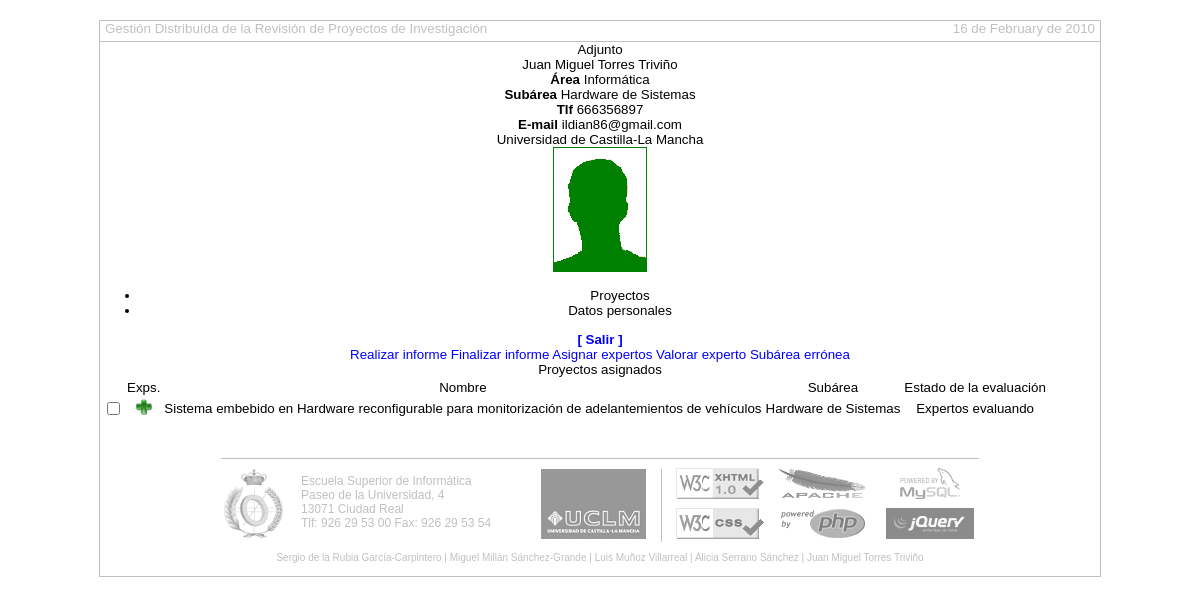
Screenshot of /Implementación/GDRPI/ (signed in) with the database file from the repository.
### tables this page shows
CREATE TABLE IF NOT EXISTS `users` (
  `id` int(8) NOT NULL,
  `type` enum('secretary','coordinator','attached','expert') NOT NULL DEFAULT 'expert',
  `email` tinytext NOT NULL,
  `password` varchar(40) NOT NULL,
  `pwsalt` varchar(4) NOT NULL,
  `name` tinytext NOT NULL,
  `surnames` tinytext NOT NULL,
  `phone` int(10) NOT NULL,
  `aid` int(10) NOT NULL DEFAULT '0' COMMENT 'area id',
  `institution` tinytext NOT NULL,
  `curriculum` tinytext NOT NULL,
  `keywords` tinytext NOT NULL,
  PRIMARY KEY (`id`)
);

CREATE TABLE IF NOT EXISTS `areas` (
  `id` int(10) NOT NULL AUTO_INCREMENT,
  `name` tinytext NOT NULL,
  PRIMARY KEY (`id`)
);

CREATE TABLE IF NOT EXISTS `subareas` (
  `id` int(10) NOT NULL,
  `aid` int(10) NOT NULL COMMENT 'area id',
  `uid` int(10) NOT NULL DEFAULT '0' COMMENT 'user id',
  `name` tinytext NOT NULL,
  PRIMARY KEY (`id`,`aid`)
);

CREATE TABLE IF NOT EXISTS `projects` (
  `id` int(10) NOT NULL,
  `pid` int(10) NOT NULL COMMENT 'packet id',
  `name` tinytext NOT NULL,
  `memory` text NOT NULL,
  `aid` int(10) NOT NULL COMMENT 'area id',
  `said` int(10) NOT NULL COMMENT 'subarea id',
  `state` enum('without_eval','experts_evaluating','evaluated_experts','evaluated_attached','validated_coordinator') NOT NULL,
  `invitation_time` int(10) NOT NULL,
  `eval_time` int(10) NOT NULL,
  `emid` int(10) NOT NULL COMMENT 'eval model id',
  `final_report` text NOT NULL,
  PRIMARY KEY (`id`,`pid`)
);

### Implementación/GDRPI/index.php (called while the page is built, shortened)
<?php
include 'settings.php';
include 'source/mysql.php';
include 'source/loginout.php';
include 'theme/main.php';
$_mysql = new MySQL();
$_uid = isset($_SESSION['uid']) ? $_SESSION['uid'] : null;
$_act = isset($_GET['act']) ? $_GET['act'] : null;
load_user();
$actionArray =
  array(
        'login' => array('s', 'loginout.php', 'login'),
        'logout' => array('s', 'loginout.php', 'logout'),
        'newmod' => array('t', 'evaluation_models.php', 'new_model'),
        'modmod' => array('t', 'evaluation_models.php', 'modify_model'),
        'savemod' => array('s', 'evaluation_models.php', 'save_model'),
        'delmod' => array('s', 'evaluation_models.php', 'delete_model'),
        'viewconv' => array('t', 'evaluation_models.php', 'view_convocatory'),
        'makerep' => array('t', 'evaluation_reports.php', 'make_report'),
        'saverep' => array('s', 'evaluation_reports.php', 'save_report'),
        'endrep' => array('s', 'evaluation_reports.php', 'end_report'),
        'viewrep' => array('t', 'evaluation_reports.php', 'view_report'),
        'proexp' => array('t', 'projects.php', 'projects_experts'),
        null => array('t', 'main.php', 'theme_view')
        );
call_user_func($actionArray[$_act][2]);
?>

### Implementación/GDRPI/settings.php (called while the page is built, shortened)
<?php
$_config['bd']['host'] = "localhost";
$_config['bd']['name'] = "gdrpi";
$_config['bd']['user'] = "root";
$_config['bd']['pass'] = "";
$_config['base_dir'] = "";
?>

### Implementación/GDRPI/source/mysql.php (called while the page is built, shortened)
<?php
class MySQL {
   private $link;
   public function __construct() {
     global $_config;
     $bd = $_config['bd'];
     $this->link = mysql_connect($bd['host'], $bd['user'], $bd['pass']);
   }
   public function rows($query) {
     $rows = array();
     $res = mysql_query($query, $this->link);
     if ($res) while ($row = mysql_fetch_assoc($res)) $rows[] = $row;
     return $rows;
   }
   public function row($query) {
     $row = array();
     $res = mysql_query($query, $this->link);
     if ($res) $row = mysql_fetch_assoc($res);
     return $row;
   }
   public function field($query) {
     list($field) = mysql_fetch_row(mysql_query($query, $this->link));
     return $field;
   }
}
?>

### Implementación/GDRPI/source/loginout.php (called while the page is built, shortened)
<?php
function load_user() {
  global $_uid, $_act, $_mysql, $_user;
  if (!$_user && $_act != "login") {
    $r = $_mysql->row("SELECT type, name, surnames, aid, phone, email, "
                      ."institution FROM users WHERE id=$_uid");
    $_user = $_SESSION['user'];
  }
}
?>

### Implementación/GDRPI/theme/users.php (the view, shortened to what this page needs)
<?php
function user_type() {
  global $_user;
  if (!isset($_user['typetxt'])) {
    $txt = "";
    switch ($_user['type']) {
    case "attached": $txt = "Adjunto"; break;
    }
    $_user['typetxt'] = $txt;
  }
  return $_user['typetxt'];
}
function user_refers() {
  global $_uid, $_mysql, $_user;
  if (!isset($_user['refers'])) {
    $position = "";
    if ($_user['type'] != "secretary") {
      $area = $_mysql->
        field("SELECT name FROM areas WHERE id={$_user['aid']}");
      $position = "<strong>Área</strong> $area<br />";
      if ($_user['type'] == "attached") {
        $subarea = $_mysql->field("SELECT name FROM subareas "
                                  ."WHERE aid={$_user['aid']} AND uid=$_uid");
        $position .= "<strong>Subárea</strong> $subarea<br />";
      }
    }
    $refers = "{$_user['name']} {$_user['surnames']} "
      ."<br />$position<strong>Tlf</strong> {$_user['phone']}<br />"
      ."<strong>E-mail</strong> {$_user['email']}<br />"
      ."{$_user['institution']}";
    $_user['refers'] = $refers;
  }
  return $_user['refers'];
}
function user_color() {
  global $_user;
  if (!isset($_user['color'])) {
    $color = "";
    switch ($_user['type']) {
    case "attached": $color = "green"; break;
    }
    $_user['color'] = $color;
  }
  return $_user['color'];
}
function users_header() {
  global $_user;
  $type = user_type();
  $refers = user_refers();
  echo '
<div id="header">
  <div id="type">'.$type.'</div>
  <div id="data">
    <div id="refers">'.$refers.'</div>
    <div id="photo">
      <img src="theme/images/'.$_user['type'].'.png" title="" />
    </div>
  </div>
</div>
     ';
}
function user_nav() {
  global $_user;
  echo '
<div id="body">
  <div id="left">
    <ul>';
  switch($_user['type']) {
  case "attached":
    echo '
      <li id="lon">Proyectos</li>
      <li class="loff">Datos personales</li>';
    break;
  }
  $msg = "";
  echo '
    </ul>
  </div>
  <div id="right">
    <p id="msg">'.$msg.'</p>
    <a id="logout" href="index.php?act=logout" alt="Salir">
      <strong>[ Salir ]</strong></a>
';
}
?>

### Implementación/GDRPI/theme/projects.php (shortened to what this page needs)
<?php
function attached_projects() {
  global $_mysql, $_uid, $_user;
  $r = $_mysql->rows("SELECT p.id, p.pid, p.name, s.name AS sub, p.state "
                     ."FROM projects p, subareas s "
                     ."WHERE s.uid=$_uid AND p.said = s.id "
                     ."AND s.aid = p.aid ORDER BY p.id, p.pid DESC");
  echo '
    <div id="content">
      <div id="reports"></div>
      <div id="projects">
        <div id="buttons">
          <a href="javascript:make_report(\'attached\');"
             alt="">Realizar informe</a>
          <a href="javascript:end_report(\'attached\');"
             alt="">Finalizar informe</a>
          <a href="javascript:woimp();" alt="">Asignar expertos</a>
          <a href="javascript:woimp();" alt="">Valorar experto</a>
          <a href="javascript:woimp();" alt="">Subárea errónea</a>
        </div>
        <div class="title">Proyectos asignados</div>
        <table>
          <tr id="trtop">
            <td></td><td>Exps.</td><td>Nombre</td><td>Subárea</td>
            <td>Estado de la evaluación</td>
          </tr>';
  foreach ($r as $row) {
    $eval = 0; $locked = false;
    switch ($row['state']) {
    case "experts_evaluating": $state = "Expertos evaluando"; break;
    }
    $id = 'pp'.$row['pid'].'p'.$row['id'];
    echo '
          <tr>
            <td>';
    if (!$locked)
      echo '<input type="checkbox" name="'.$id.'" value="'.$eval.'" />';
    else
      echo '<a href="javascript:view_report('.$id.')"
                   alt="Ver informe de evaluación">
                <img src="theme/images/view.png" alt="" /></a>';
    echo '
            </td>
            <td><a id="'.$id.'"
                  href="javascript:expand(\''.$id.'\')"
                  alt=""><img src="theme/images/expand.png" /></a></td>
            <td>'.$row['name'].'</td><td>'.$row['sub'].'</td><td>'.$state.'</td>
          </tr>';
  }
  echo '
        </table>
      </div>
    </div>
  </div>
  <div style="clear: both"></div>
</div>
        ';
}
?>

### Implementación/GDRPI/theme/css/main.css (style rules this page uses)
body { font-family: Verdana, Geneva, Arial, Helvetica, sans-serif; font-size: 10pt; margin: 20px auto; text-align: center; }
a:link, a:visited { color: blue; text-decoration: none; }
a img { border: 0; }

### rows the page displays
users: name "Juan Miguel", surnames "Torres Triviño", aid.name "Informática", aid.name "Hardware de Sistemas", phone "666356897", email "ildian86@gmail.com", institution "Universidad de Castilla-La Mancha", type (picture)
projects: name "Sistema embebido en Hardware reconfigurable para monitorización de adelantemientos de vehículos", subareas.name "Hardware de Sistemas", state "Expertos evaluando"

### other values shown
$date "16 de February de 2010"
$type "Adjunto"
